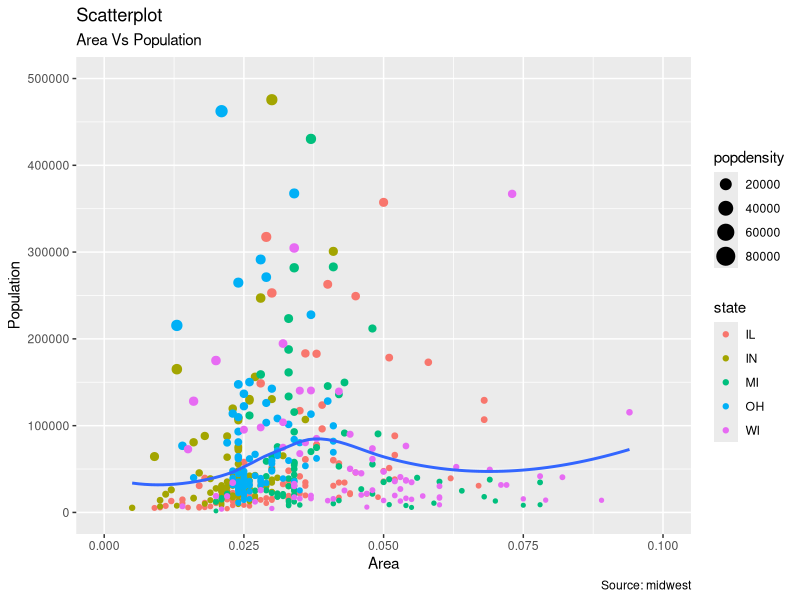

This chart was generated by the following R code:
## ---- chunk 1
# create demo.Rmd in analysis directory
# add some analysis in demo.Rmd
options(scipen=999)  # turn-off scientific notation like 1e+48
library(ggplot2)
data("midwest", package = "ggplot2")
gg <- ggplot(midwest, aes(x=area, y=poptotal)) + geom_point(aes(col=state, size=popdensity)) +
  geom_smooth(method="loess", se=F) + xlim(c(0, 0.1)) +
  ylim(c(0, 500000)) +
  labs(subtitle="Area Vs Population", y="Population", x="Area",
       title="Scatterplot", caption = "Source: midwest")

gg

